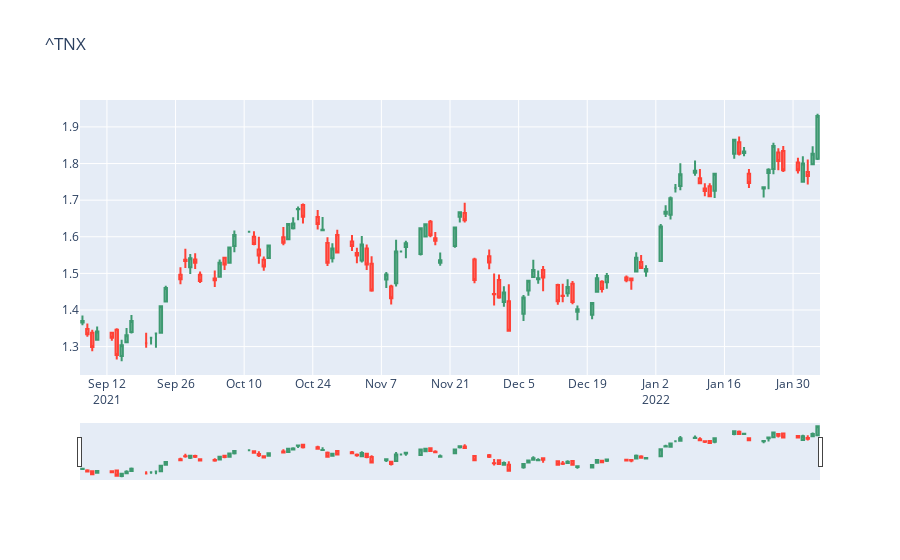
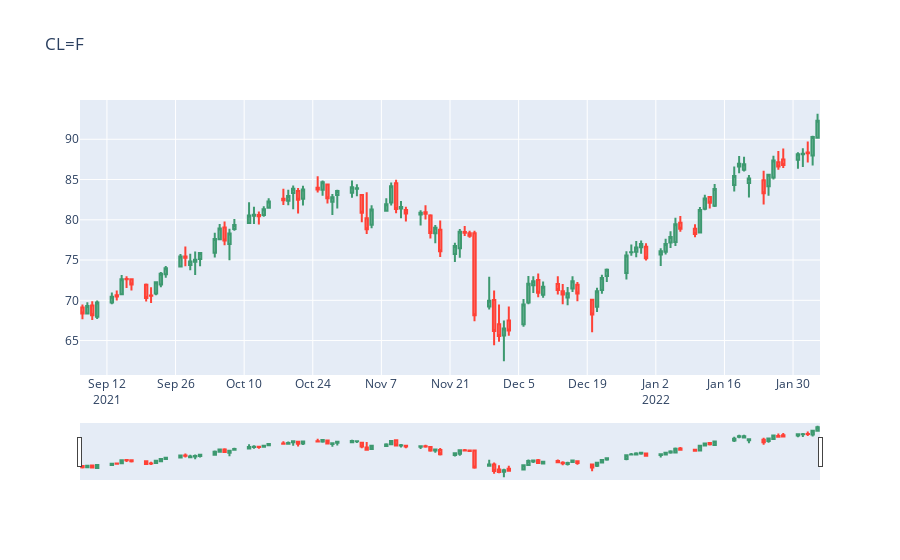
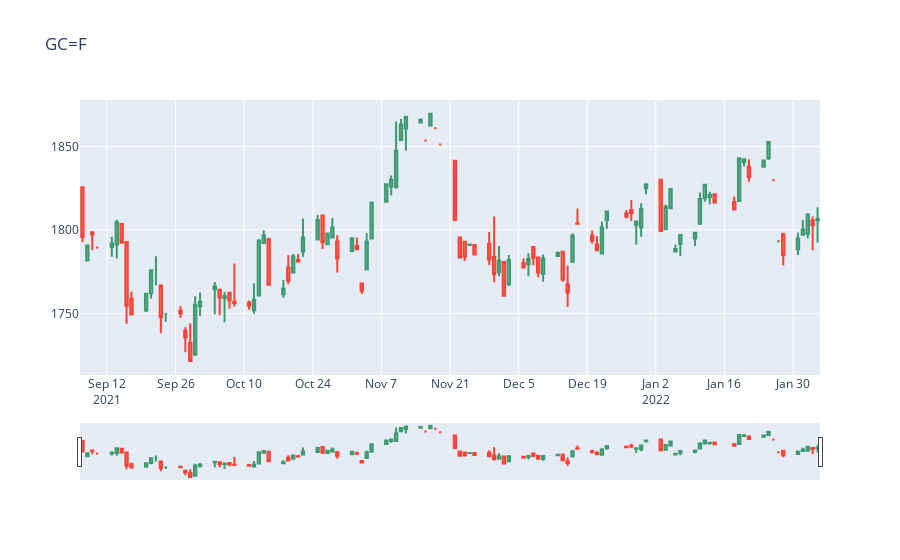
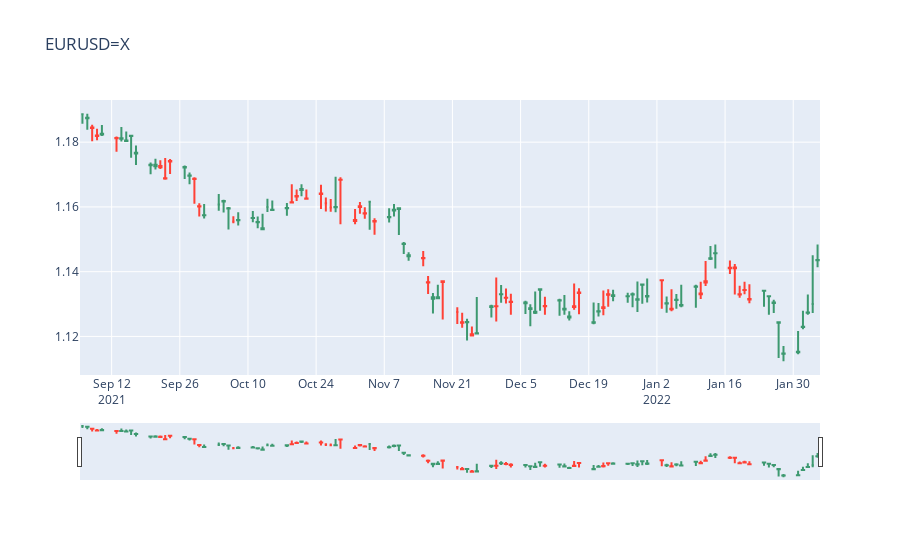

Notebook code cell kept with these figures, in order:
### Code cell
import pandas as pd
import numpy as np
import platform
print('Python version = ' + platform.python_version())
import yfinance as yf
print('yfinance version = ' + yf.__version__)
import json
import datetime
import matplotlib.pyplot as plt
from matplotlib import style
import sys
import plotly.graph_objs as go

%matplotlib inline

#Stockdata
tickersymbol = ['TSLA', 'APC.DE', 'VOO', '^GSPC']
fxtickersymbol = ['^TNX','CL=F','GC=F', 'EURUSD=X', 'BTC-EUR', 'ETH-EUR', 'EURCHF=X', 'EURGBP=X']
stock_data = {}

today = datetime.datetime.today().replace(microsecond=0).isoformat()
print('Today = ' + today)
print()

def fetch_data(tickersymbol):
    for symbol in tickersymbol:
        
        #Create Dict from tickerdata
        tickerdata = yf.Ticker(symbol) #Ticker-Object
        daten = tickerdata.info #Dictionary
        #print(json.dumps(daten, indent=4))
        
        #Create DF for time certain period 
        tickerDF = tickerdata.history(period='1d',start='2020-1-1', end=today[:10]) #w isoformat, first 10 chars are the date
        priceLast = tickerDF['Close'].iloc[-1] #last row
        priceYest = tickerDF['Close'].iloc[-2] #row before last
        priceChange = priceLast - priceYest
        
        #Eigene Statistiken
        tickerDF['90ma']=tickerDF['Close'].rolling(window=90, min_periods=0).mean()
        tickerDF['200ma']=tickerDF['Close'].rolling(window=200, min_periods=0).mean()
            
        try:
            data = {
                'Symbol': symbol,
                'Letzter Preis': str("%.2f" % priceLast),
                'Preis gestern': str("%.2f" % priceYest),
                'Preis Change': str("%.2f" % priceChange),
                '52-Wochen-Hoch': daten.get('fiftyTwoWeekHigh'),
                '52-Wochen-Tief': daten.get('fiftyTwoWeekLow'),
                'Unternehmenswert/EBITDA': daten.get('enterpriseToEbitda'),
                'Durchschnittliche Dividendenrendite 5y': daten.get('fiveYearAvgDividendYield'),
                'Eigenkapitalrendite': daten.get('returnOnEquity'),
                'Schulden/Equity (gesamt) (mrq)': daten.get('debtToEquity')
            }
            stock_data[symbol] = data
        except:
            print(sys.exc_info())
            continue
        
        print(json.dumps(stock_data[symbol], indent=4, ensure_ascii=False))
        
        #plots 
        plt.rcParams['figure.figsize']=[15,15]
        print(tickerDF['Close'].plot())
        print(tickerDF['90ma'].plot())
        print(tickerDF['200ma'].plot())
        plt.grid(True)    
        plt.xlabel('Date')
        plt.ylabel('Close')
        plt.legend()
        plt.title(symbol + ' Stock Price')
        plt.show() #mpld3.show() - falls im Browser
        style.use('ggplot')
        
        print()
        
def fx_rates(fxtickersymbol):
    for symbol in fxtickersymbol:
        data = yf.download(tickers=symbol, period='5mo', interval='1d')

        fig = go.Figure()
        
        #candlestick
        fig.add_trace(go.Candlestick(x=data.index,
                                    open=data['Open'],
                                    high=data['High'],
                                    low=data['Low'],
                                    close=data['Close'], name='market data'))
        #add titles
        fig.update_layout(
            title=symbol)
        fig.show()
    
fetch_data(tickersymbol)
fx_rates(fxtickersymbol)
